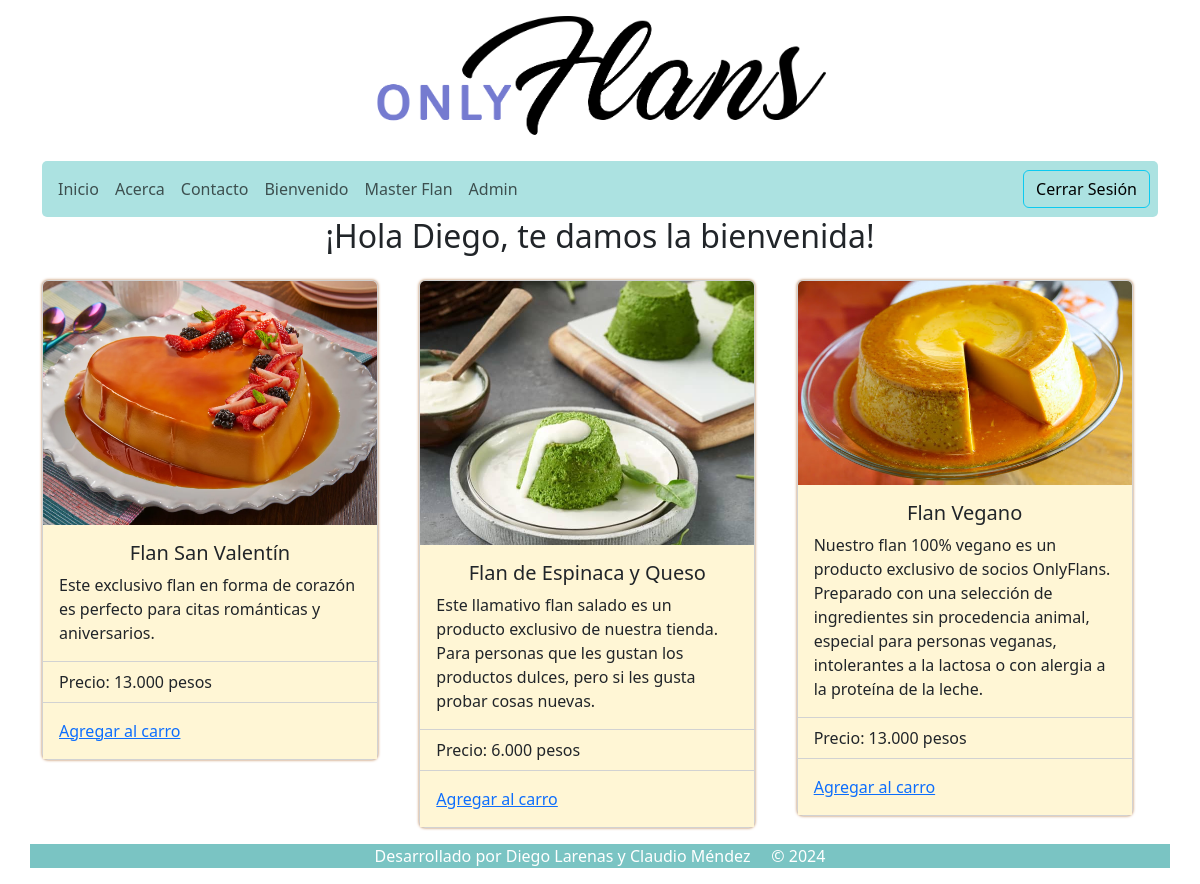
The app's page /bienvenido/ (signed in) with its own data.
### web/models.py (models this page shows, shortened)
class Flan(models.Model):
    flan_uuid = models.UUIDField()
    name = models.CharField(max_length=64)
    description = models.TextField()
    image_url = models.URLField()
    slug = models.SlugField()
    is_private = models.BooleanField()
    created_at = models.DateTimeField(auto_now_add=True)
    updated_at = models.DateTimeField(auto_now=True)
    precio = models.CharField(max_length=20, default= "Precio: ")
    static_url = models.CharField(max_length=50, default="img/")

### web/views.py (the view)
# urls.py: path('bienvenido/', welcome, name='bienvenido'),
@login_required
def welcome(request):
    flanes = Flan.objects.all()
    flanes_privados = Flan.objects.filter(is_private=True)
    flanes_publicos = Flan.objects.filter(is_private=False)
    context = {
        'flanes': flanes,
        'flanes_privados' : flanes_privados,
        'flanes_publicos': flanes_publicos
    }
    return render(request, 'welcome.html', context)

### onlyflans/templates/welcome.html
{%extends 'base.html'%}
{%load static%}
{%block 'contenido'%}
<h2 class="text-center">¡Hola {{user.get_username | title}}, te damos la bienvenida!</h2>
<section>
    <div class="container py-3">
        <div class="row gx-3 gy-3">
            {% for flan in flanes_privados %}
            <div class="col-12 col-md-6 col-lg-4">
                <div class="card">
                    <img src="{% static "" %}{{flan.static_url}}" class="card-img-top" alt="{{flan.name}}">
                    <div class="card-body">
                        <h5 class="card-title">{{flan.name}}</h5>
                        <p class="card-text">{{flan.description}}</p>
                    </div>
                    <ul class="list-group list-group-flush">
                        <li class="list-group-item">{{flan.precio}}</li>
                    </ul>
                    <div class="card-body">
                        <a href="#" class="card-link">Agregar al carro</a>
                    </div>
                </div>
            </div>
            {% endfor%}
        </div>
    </div>
</section>
{%endblock%}

### onlyflans/templates/base.html (shortened to what this page needs)
<!DOCTYPE html>
<html lang="es">
<head>
    {%load static%}
    <link href="https://cdn.jsdelivr.net/npm/bootstrap@5.3.3/dist/css/bootstrap.min.css" rel="stylesheet">
    <link rel="stylesheet" type="text/css" href="{% static 'css/styleweb.css' %}">
</head>
<body>
    {%block 'header'%}
    {%include 'header.html'%}
    {%endblock%}
    {%block 'navbar'%}
    {%include 'navbar.html'%}
    {%endblock%}
    {%block 'contenido'%}{%endblock%}
    {%block 'footer'%}
    {%include 'footer.html'%}
    {%endblock%}
</body>
</html>

### onlyflans/templates/header.html
{%load static%}
<div class="container py-3" id="header">
    <div class="row justify-content-center">
        <div class="col-5">
            <img src="{% static 'img/onlyflan-logo.png'%}" alt="logo-onlyflans" class="img-fluid">
        </div>
    </div>
</div>

### onlyflans/templates/navbar.html (shortened to what this page needs)
{%load static%}
<div class="container">
    <nav class="navbar navbar-expand-lg">
        <div class="container-fluid px-2">
            <div class="collapse navbar-collapse" id="navbarNav">
                <ul class="navbar-nav">
                    <li class="nav-item">
                        <a class="nav-link" aria-current="page" href="{% url 'indice'%}">Inicio</a>
                    </li>
                    <li class="nav-item">
                        <a class="nav-link" href="{% url 'acerca'%}">
                            Acerca
                        </a>
                    </li>
                    <li class="nav-item">
                        <a class="nav-link" href="{% url 'contacto'%}">
                            Contacto
                        </a>
                    </li>
                    {% if user.is_authenticated %}
                    <li class="nav-item">
                        <a class="nav-link" href="{% url 'bienvenido'%}">
                            Bienvenido
                        </a>
                    </li>
                    <li class="nav-item">
                        <a class="nav-link" href="{% url 'masterflan'%}">
                            Master Flan
                        </a>
                    </li>
                    {%endif%}
                    {% if user.is_superuser %}
                    <li class="nav-item">
                        <a class="nav-link" href="{% url 'admin:index' %}"> Admin</a>
                    </li>
                    {% endif %}
                </ul>
                {% if user.is_authenticated%}
                <form method="post" action="{% url 'logout' %}" class="ms-auto">
                    <button class="btn btn-info" type="submit">Cerrar Sesión</button>
                </form>
                {%endif%}
            </div>
        </div>
    </nav>
</div>

### onlyflans/templates/footer.html
{%load static%}
<div class = "container sticky-bottom" id="footer">
    <p>Desarrollado por Diego Larenas y Claudio Méndez &nbsp &nbsp &copy 2024</p>
</div>

### web/static/css/styleweb.css (style rules this page uses)
body { background-image: url('/static/img/floral-watercolor.jpg'); }
.navbar { background: #ace2e1; border-radius: 5px; }
.btn-info { background-color: #ace2e1; }
.card { width: 21em; box-shadow:0px 0px 3px 0px #b77a47; }
.card-body { background-color: #fff6d5; }
.card-title { text-align: center; }
.list-group-item { background-color: #fff6d5; }
#footer { background: #7ac4c3; color: white; text-align: center; }

### records on screen
Flan: static_url (picture), name "Flan San Valentín", description "Este exclusivo flan en forma de corazón es perfecto para citas románticas y aniversarios.", precio "Precio: 13.000 pesos"
Flan: static_url (picture), name "Flan de Espinaca y Queso", description "Este llamativo flan salado es un producto exclusivo de nuestra tienda. Para personas que les gustan los productos dulces, pero si les gusta probar cosas nuevas.", precio "Precio: 6.000 pesos"
Flan: static_url (picture), name "Flan Vegano", description "Nuestro flan 100% vegano es un producto exclusivo de socios OnlyFlans. Preparado con una selección de ingredientes sin procedencia animal, especial para personas veganas, intolerantes a la lactosa o con alergia a la proteína de la leche.", precio "Precio: 13.000 pesos"

### other values on screen
{{ user.get_username | title }} "Diego"
